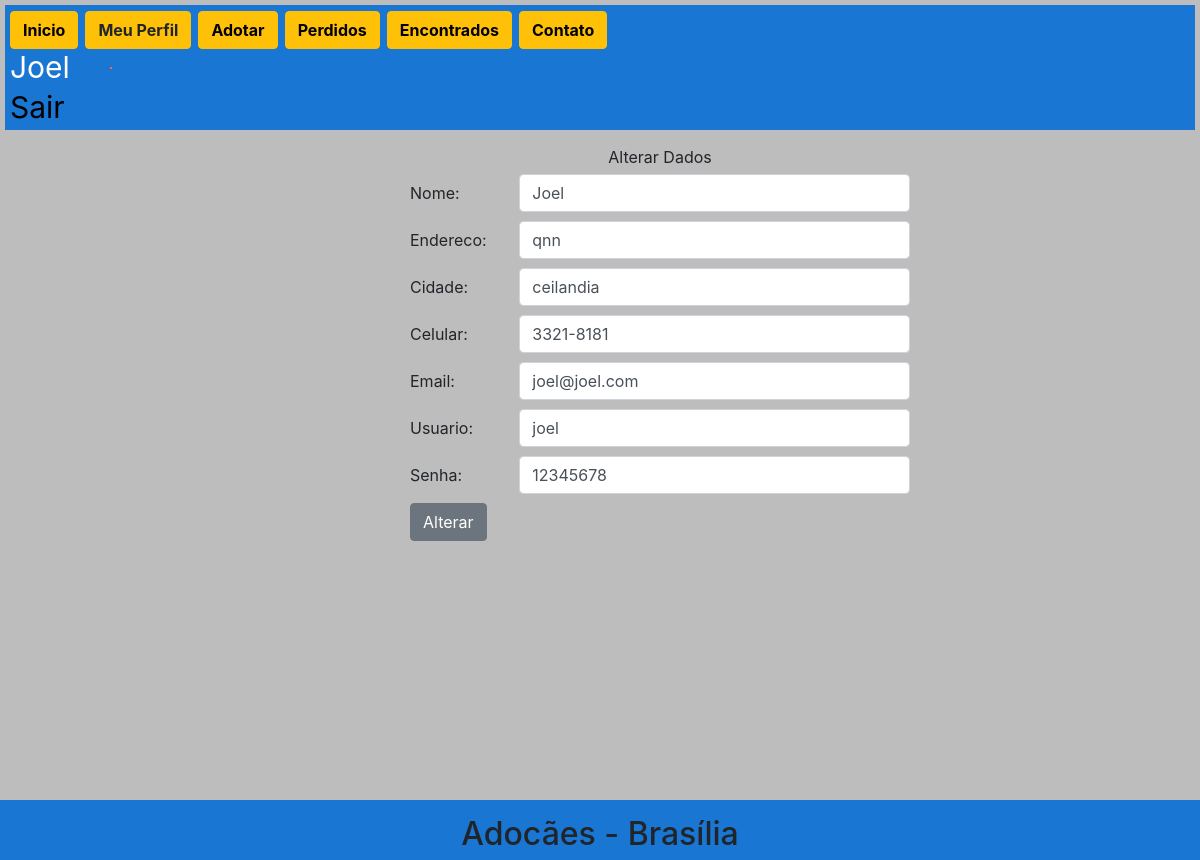
The page /View/alterarUsuario.php (signed in) on the database its author committed.
### tables this page shows
CREATE TABLE `usuario` (
  `idUsuario` int(11) NOT NULL,
  `nome` varchar(20) NOT NULL,
  `endereco` varchar(30) DEFAULT NULL,
  `cidade` varchar(20) NOT NULL,
  `celular` varchar(10) NOT NULL,
  `email` varchar(20) NOT NULL,
  `usuario` varchar(10) NOT NULL,
  `senha` varchar(10) NOT NULL
);

### Controller/DAO/conexao.php (called while the page is built)
<?php
abstract class Conexao{
    private static $instance;
    public static function getInstance(){
        try {
            if(!isset(self::$instance)){
                self::$instance = new PDO("mysql:host=localhost;dbname=adocao", "root","0000");
                self::$instance->setAttribute(PDO:: ATTR_ERRMODE, PDO::ERRMODE_EXCEPTION);
            }
            return self::$instance;
        } catch (PDOException $exc) {
            echo $exc->getMessage();
        }
    }
}

### Controller/DAO/usuarioDAO.php (called while the page is built, shortened)
<?php
require_once 'conexao.php';
class UsuarioDAO
{
    private $pdo = null;
    public function __construct()
    {
        $this->pdo = Conexao::getInstance();
    }
    public function getIdUsuario($idUsuario)
    {
        try {
            $sql = " SELECT idUsuario,nome,endereco,cidade,celular,email,usuario,senha FROM usuario
                     WHERE idUsuario = ?";
            $stmt = $this->pdo->prepare($sql);
            $stmt->bindValue(1, $idUsuario);
            $stmt->execute();
            $usuario = $stmt->fetch(PDO::FETCH_ASSOC);
            return $usuario;
        } catch (PDOException $exc) {
            echo $exc->getMessage();
        }
    }
}
?>

### View/alterarUsuario.php (the view, shortened to what this page needs)
<html>
<head>
</head>
<body>
<?php include 'header.php';
    header("location: index.php");?>
    <?php
    require_once '../Controller/DAO/usuarioDAO.php';
    $iduUsuario = $_SESSION["idUsuario"];
    $usuarioDAO = new usuarioDAO();
    $usuario = $usuarioDAO->getIdUsuario($iduUsuario);
    ?>
<form action="../Controller/alterarUsuarioController.php" method="post" name=alterarUser>
<table border=0 width=300 height=400; style="position: relative; top: 10px; left: 400px;  width:500;">
		<tr>
			<td colspan="2" align="center">Alterar Dados</td>
		</tr>
		<tr>
			<td>Nome:</td>
			<td><input class="form-control"  type="text" name=nome  value="<?php echo $usuario["nome"]?>" required="true"></td>
		</tr>
		<tr>
			<td>Endereco:</td>
			<td><input class="form-control"  type="text" name=endereco value="<?php echo $usuario["endereco"]?>" required="true"></td>
		</tr>
		<tr>
			<td>Cidade:</td>
			<td><input class="form-control"   type="text" name=cidade value="<?php echo $usuario["cidade"]?>" required="true"></td>
		</tr>
		<tr>
			<td>Celular:</td>
			<td><input type="text" class="form-control"  name=celular value="<?php echo $usuario["celular"]?>" required="true"></td>
		</tr>
		<tr>
			<td>Email:</td>
			<td><input type="text" class="form-control"  name=email value="<?php echo $usuario["email"]?>" required="true"></td>
		</tr>
		<tr>
			<td>Usuario:</td>
			<td><input type="text"class="form-control"   name=usuario value="<?php echo $usuario["usuario"]?>" required="true"></td>
		</tr>
		<tr>
			<td>Senha:</td>
			<td><input type="text" class="form-control"  name=senha value="<?php echo $usuario["senha"]?>" required="true"></td>
		</tr>
		<tr>
			<td colspan=2><input class="btn btn-secondary" type="submit" value=Alterar></td>
		</tr>
	</table>
</form>
</body>
</html>

### CSS/estilo.css (style rules this page uses)
* { margin:0; padding:0; }
body { padding-top:10px; padding-left:10px; }

### rows shown on the page
usuario: nome "Joel", endereco "qnn", cidade "ceilandia", celular "3321-8181", email "joel@joel.com", usuario "joel", senha "12345678"

### other values the page prints
$_SESSION["usuario"] "Joel"
